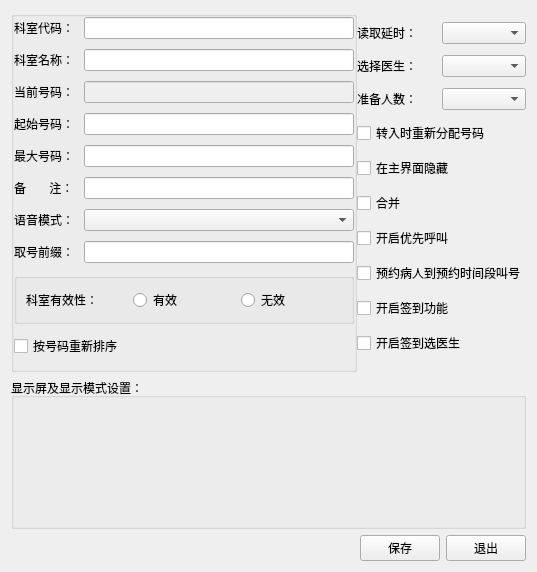
<?xml version="1.0" encoding="UTF-8"?>
<ui version="4.0">
 <class>Form_group_setting</class>
 <widget class="QWidget" name="Form_group_setting">
  <property name="geometry">
   <rect>
    <x>0</x>
    <y>0</y>
    <width>537</width>
    <height>572</height>
   </rect>
  </property>
  <property name="windowTitle">
   <string>科室明细设置</string>
  </property>
  <layout class="QGridLayout" name="gridLayout_2">
   <item row="0" column="0">
    <layout class="QVBoxLayout" name="verticalLayout_3" stretch="1,1,0">
     <item>
      <layout class="QHBoxLayout" name="horizontalLayout_12">
       <property name="spacing">
        <number>0</number>
       </property>
       <property name="rightMargin">
        <number>0</number>
       </property>
       <item>
        <widget class="QGroupBox" name="groupBox_3">
         <property name="acceptDrops">
          <bool>false</bool>
         </property>
         <property name="flat">
          <bool>true</bool>
         </property>
         <layout class="QVBoxLayout" name="verticalLayout">
          <property name="spacing">
           <number>10</number>
          </property>
          <property name="leftMargin">
           <number>0</number>
          </property>
          <property name="topMargin">
           <number>0</number>
          </property>
          <property name="rightMargin">
           <number>0</number>
          </property>
          <property name="bottomMargin">
           <number>11</number>
          </property>
          <item>
           <layout class="QHBoxLayout" name="horizontalLayout">
            <item>
             <widget class="QLabel" name="label">
              <property name="text">
               <string>科室代码：</string>
              </property>
             </widget>
            </item>
            <item>
             <widget class="QLineEdit" name="lineEdit"/>
            </item>
           </layout>
          </item>
          <item>
           <layout class="QHBoxLayout" name="horizontalLayout_2">
            <item>
             <widget class="QLabel" name="label_2">
              <property name="text">
               <string>科室名称：</string>
              </property>
             </widget>
            </item>
            <item>
             <widget class="QLineEdit" name="lineEdit_2"/>
            </item>
           </layout>
          </item>
          <item>
           <layout class="QHBoxLayout" name="horizontalLayout_3">
            <item>
             <widget class="QLabel" name="label_3">
              <property name="text">
               <string>当前号码：</string>
              </property>
             </widget>
            </item>
            <item>
             <widget class="QLineEdit" name="lineEdit_3">
              <property name="enabled">
               <bool>false</bool>
              </property>
             </widget>
            </item>
           </layout>
          </item>
          <item>
           <layout class="QHBoxLayout" name="horizontalLayout_4">
            <item>
             <widget class="QLabel" name="label_4">
              <property name="text">
               <string>起始号码：</string>
              </property>
             </widget>
            </item>
            <item>
             <widget class="QLineEdit" name="lineEdit_4">
              <property name="enabled">
               <bool>true</bool>
              </property>
             </widget>
            </item>
           </layout>
          </item>
          <item>
           <layout class="QHBoxLayout" name="horizontalLayout_5">
            <item>
             <widget class="QLabel" name="label_5">
              <property name="text">
               <string>最大号码：</string>
              </property>
             </widget>
            </item>
            <item>
             <widget class="QLineEdit" name="lineEdit_5"/>
            </item>
           </layout>
          </item>
          <item>
           <layout class="QHBoxLayout" name="horizontalLayout_6">
            <item>
             <widget class="QLabel" name="label_6">
              <property name="text">
               <string>备       注：</string>
              </property>
             </widget>
            </item>
            <item>
             <widget class="QLineEdit" name="lineEdit_6"/>
            </item>
           </layout>
          </item>
          <item>
           <layout class="QHBoxLayout" name="horizontalLayout_7" stretch="0,1">
            <item>
             <widget class="QLabel" name="label_8">
              <property name="text">
               <string>语音模式：</string>
              </property>
             </widget>
            </item>
            <item>
             <widget class="QComboBox" name="comboBox"/>
            </item>
           </layout>
          </item>
          <item>
           <layout class="QHBoxLayout" name="horizontalLayout_8">
            <item>
             <widget class="QLabel" name="label_7">
              <property name="text">
               <string>取号前缀：</string>
              </property>
             </widget>
            </item>
            <item>
             <widget class="QLineEdit" name="lineEdit_7"/>
            </item>
           </layout>
          </item>
          <item>
           <widget class="QGroupBox" name="groupBox">
            <property name="title">
             <string/>
            </property>
            <layout class="QGridLayout" name="gridLayout">
             <item row="0" column="1">
              <widget class="QRadioButton" name="radioButton_valid">
               <property name="text">
                <string>有效</string>
               </property>
              </widget>
             </item>
             <item row="0" column="2">
              <widget class="QRadioButton" name="radioButton_invalid">
               <property name="text">
                <string>无效</string>
               </property>
              </widget>
             </item>
             <item row="0" column="0">
              <widget class="QLabel" name="label_12">
               <property name="text">
                <string>科室有效性：</string>
               </property>
              </widget>
             </item>
            </layout>
           </widget>
          </item>
          <item>
           <widget class="QCheckBox" name="checkBox_resort">
            <property name="text">
             <string>按号码重新排序</string>
            </property>
           </widget>
          </item>
         </layout>
        </widget>
       </item>
       <item>
        <layout class="QVBoxLayout" name="verticalLayout_2">
         <property name="spacing">
          <number>0</number>
         </property>
         <property name="rightMargin">
          <number>0</number>
         </property>
         <item>
          <layout class="QHBoxLayout" name="horizontalLayout_9">
           <property name="spacing">
            <number>0</number>
           </property>
           <item>
            <widget class="QLabel" name="label_9">
             <property name="text">
              <string>读取延时：</string>
             </property>
            </widget>
           </item>
           <item>
            <widget class="QComboBox" name="comboBox_2"/>
           </item>
          </layout>
         </item>
         <item>
          <layout class="QHBoxLayout" name="horizontalLayout_10">
           <item>
            <widget class="QLabel" name="label_10">
             <property name="text">
              <string>选择医生：</string>
             </property>
            </widget>
           </item>
           <item>
            <widget class="QComboBox" name="comboBox_3"/>
           </item>
          </layout>
         </item>
         <item>
          <layout class="QHBoxLayout" name="horizontalLayout_11">
           <item>
            <widget class="QLabel" name="label_11">
             <property name="text">
              <string>准备人数：</string>
             </property>
            </widget>
           </item>
           <item>
            <widget class="QComboBox" name="comboBox_4"/>
           </item>
          </layout>
         </item>
         <item>
          <widget class="QCheckBox" name="checkBox_get_no_again">
           <property name="text">
            <string>转入时重新分配号码</string>
           </property>
          </widget>
         </item>
         <item>
          <widget class="QCheckBox" name="checkBox_hide_in_maiform">
           <property name="text">
            <string>在主界面隐藏</string>
           </property>
          </widget>
         </item>
         <item>
          <widget class="QCheckBox" name="checkBox_combine">
           <property name="text">
            <string>合并</string>
           </property>
          </widget>
         </item>
         <item>
          <widget class="QCheckBox" name="checkBox_start_prior_call">
           <property name="text">
            <string>开启优先呼叫</string>
           </property>
          </widget>
         </item>
         <item>
          <widget class="QCheckBox" name="checkBox_appointment_patient_call">
           <property name="text">
            <string>预约病人到预约时间段叫号</string>
           </property>
          </widget>
         </item>
         <item>
          <widget class="QCheckBox" name="checkBox_start_sign">
           <property name="text">
            <string>开启签到功能</string>
           </property>
          </widget>
         </item>
         <item>
          <widget class="QCheckBox" name="checkBox_start_choose_doctor_while_signing">
           <property name="text">
            <string>开启签到选医生</string>
           </property>
          </widget>
         </item>
        </layout>
       </item>
      </layout>
     </item>
     <item>
      <widget class="QGroupBox" name="groupBox_2">
       <property name="title">
        <string>显示屏及显示模式设置：</string>
       </property>
      </widget>
     </item>
     <item>
      <layout class="QHBoxLayout" name="horizontalLayout_13">
       <item>
        <spacer name="horizontalSpacer">
         <property name="orientation">
          <enum>Qt::Horizontal</enum>
         </property>
         <property name="sizeHint" stdset="0">
          <size>
           <width>40</width>
           <height>20</height>
          </size>
         </property>
        </spacer>
       </item>
       <item>
        <widget class="QPushButton" name="pushButton_save">
         <property name="text">
          <string>保存</string>
         </property>
         <property name="icon">
          <iconset resource="res.qrc">
           <normaloff>:/icon/icon/save.png</normaloff>:/icon/icon/save.png</iconset>
         </property>
        </widget>
       </item>
       <item>
        <widget class="QPushButton" name="pushButton_exit">
         <property name="text">
          <string>退出</string>
         </property>
         <property name="icon">
          <iconset resource="res.qrc">
           <normaloff>:/icon/icon/exit.ico</normaloff>:/icon/icon/exit.ico</iconset>
         </property>
        </widget>
       </item>
      </layout>
     </item>
    </layout>
   </item>
  </layout>
 </widget>
 <resources>
  <include location="groupres.qrc"/>
  <include location="res.qrc"/>
 </resources>
 <connections/>
</ui>
